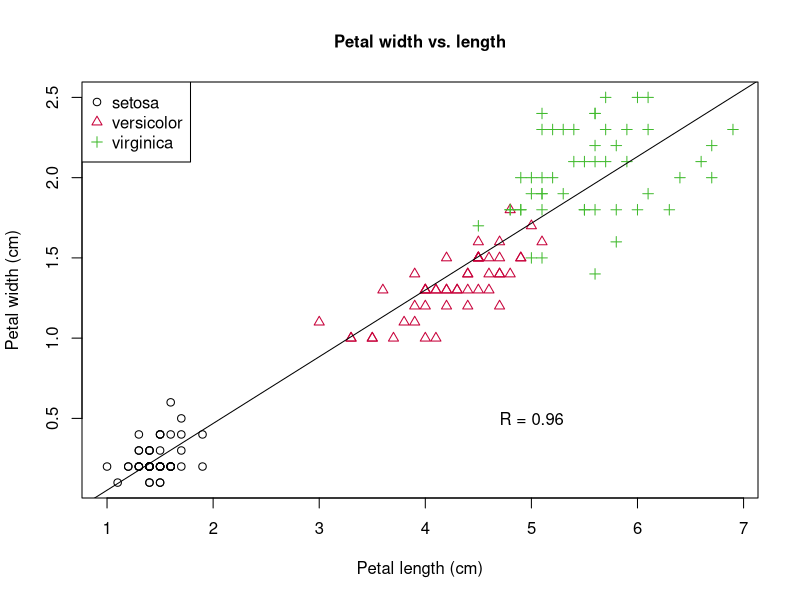

Reproduce this figure in R.
## ---- chunk 1
colors <- c("setosa" = "black", "versicolor" = "#c70039", "virginica" = "#41ba2e")
pchs <- c("setosa" = 1, "versicolor" = 2, "virginica" = 3)
lm_iris <- lm (Petal.Width ~ Petal.Length, data = iris)

pdf (file = "Practice 4.1_Ming Pei, Li_61143008S.pdf", paper = "A4", width = 11.5, height = 6)

plot(x = iris$Petal.Length, 
     y = iris$Petal.Width,
     col = colors[iris$Species],
     pch = pchs[iris$Species],
     main = "Petal width vs. length",
     cex.main = 1, 
     xlab = "Petal length (cm)",
     ylab = "Petal width (cm)")

legend ("topleft", legend = c("setosa", "versicolor", "virginica"), col = c("black","#c70039","#41ba2e"), pch = 1:3)
abline (lm_iris)
text (x = 5, y = 0.5, "R = 0.96")

dev.off ()
